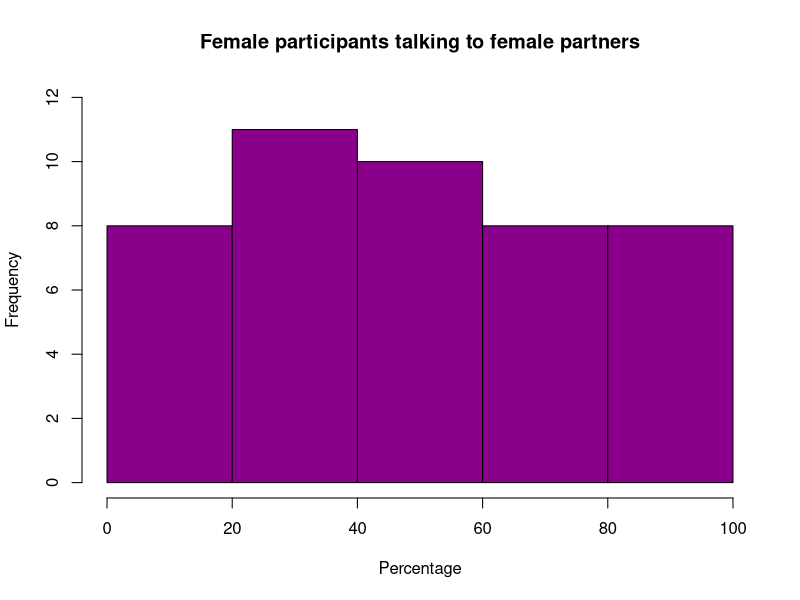
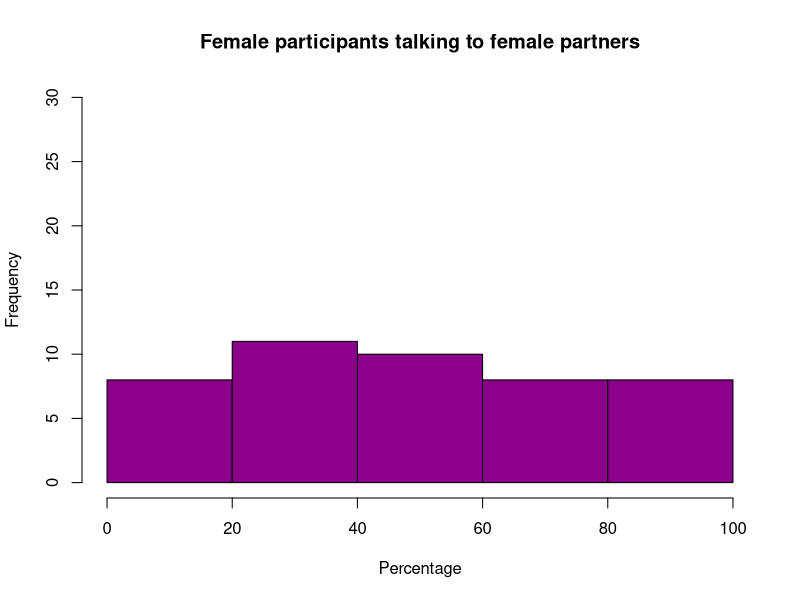
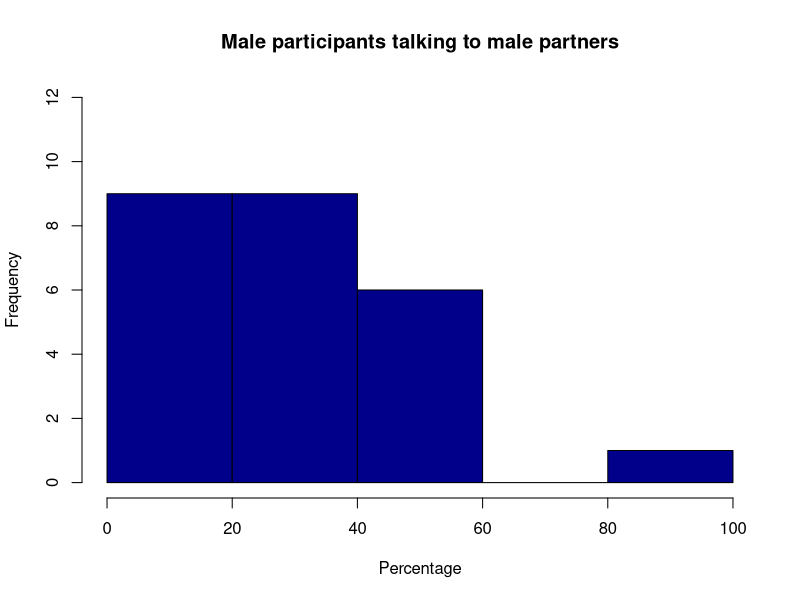
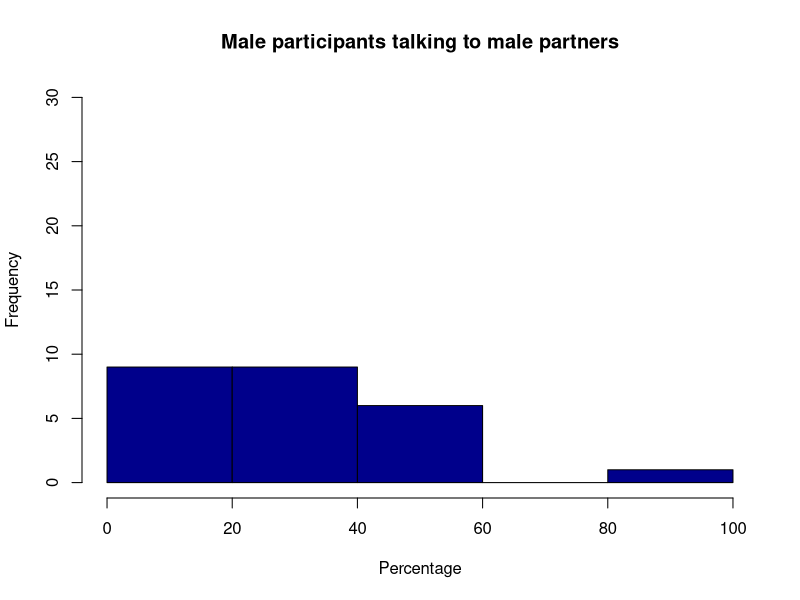
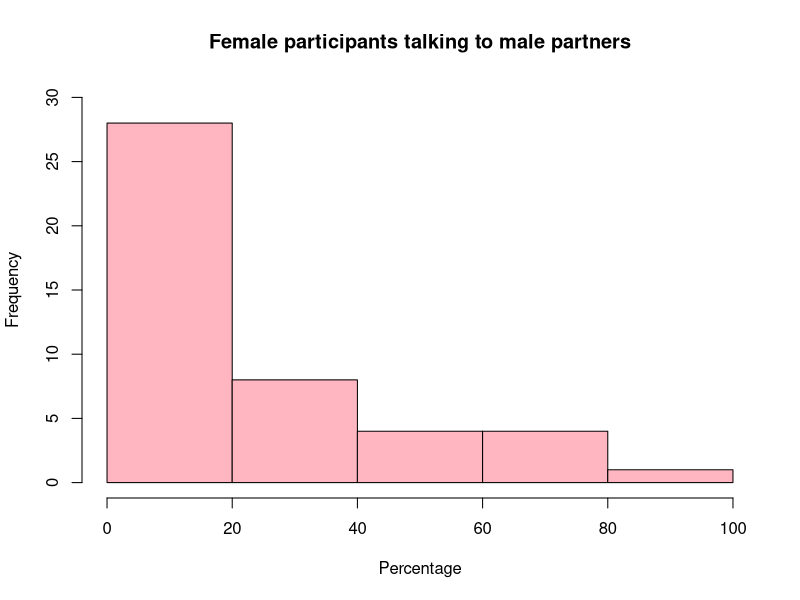
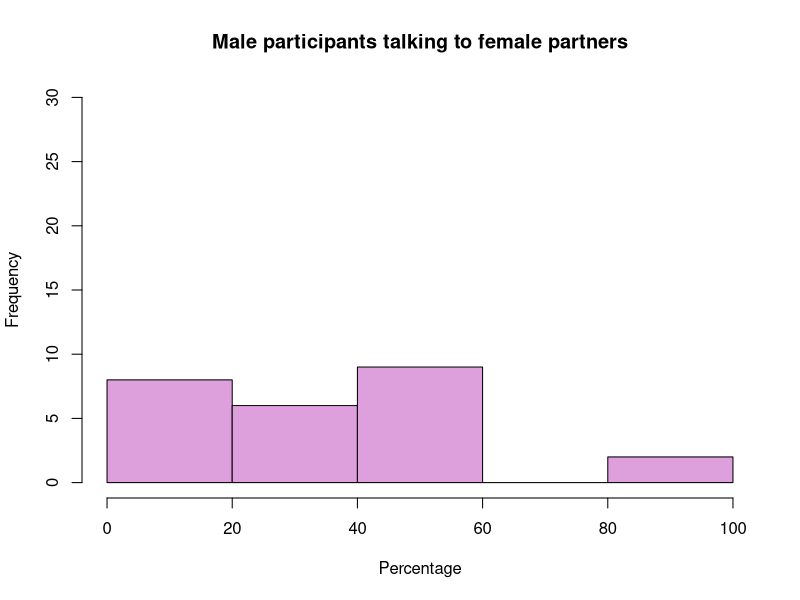
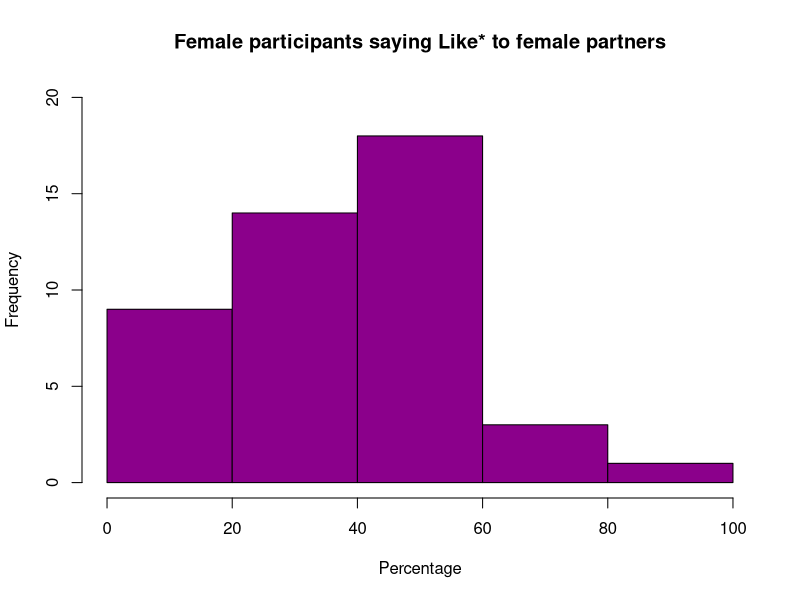
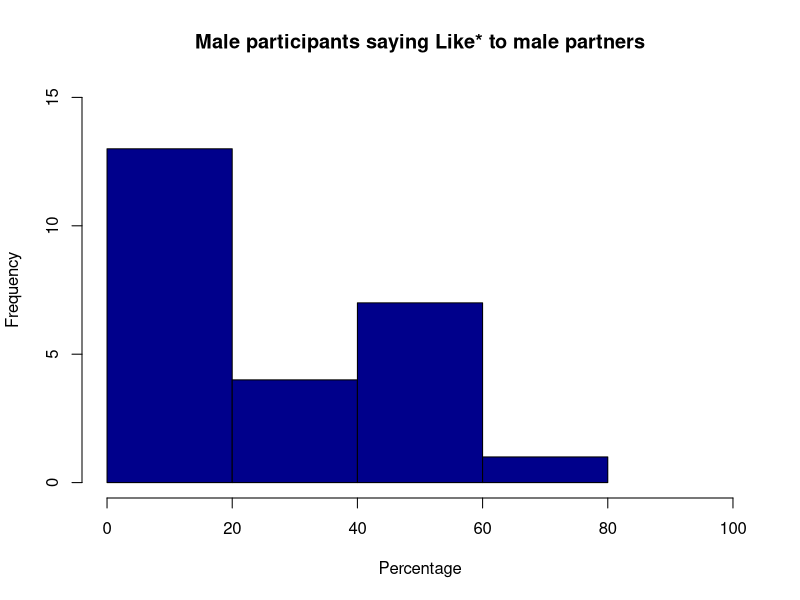

Reproduce these figures in R, in order.
setwd("~/Documents/EAR/Dysfluency Project")
data=read.csv("histograms.csv")


#Variables
female=data$femtofem
male=data$maletomale
femlike=data$femalelike
malelike=data$malelike
femaletomale=data$femaletomale
maletofemale=data$maletofemale

#Female to Female
hist(female,
     main="Female participants talking to female partners",
     xlab="Percentage",
     xlim=c(0,100),
     ylim=c(0,12),
     col="darkmagenta",
    
)

hist(female,
     main="Female participants talking to female partners",
     xlab="Percentage",
     xlim=c(0,100),
     ylim=c(0,30),
     col="darkmagenta",
     
)


#Male to Male
hist(male,
     main="Male participants talking to male partners",
     xlab="Percentage",
     xlim=c(0,100),
     ylim=c(0,12),
     col="darkblue",
     nclass=5
)


hist(male,
     main="Male participants talking to male partners",
     xlab="Percentage",
     xlim=c(0,100),
     ylim=c(0,30),
     col="darkblue",
     nclass=5
)

#Female to Male
hist(femaletomale,
     main="Female participants talking to male partners",
     xlab="Percentage",
     xlim=c(0,100),
     ylim=c(0,30),
     col="lightpink",
     nclass=5
     
)


#Male to Female
hist(maletofemale,
     main="Male participants talking to female partners",
     xlab="Percentage",
     xlim=c(0,100),
     ylim=c(0,30),
     col="plum",
     nclass=5
)



#Female Like
hist(femlike,
     main="Female participants saying Like* to female partners",
     xlab="Percentage",
     xlim=c(0,100),
     ylim=c(0,20),
     col="darkmagenta",
     nclass=5
     
)

#Male Like
hist(malelike,
     main="Male participants saying Like* to male partners",
     xlab="Percentage",
     xlim=c(0,100),
     ylim=c(0,15),
     col="darkblue",
     nclass=4
     
)


